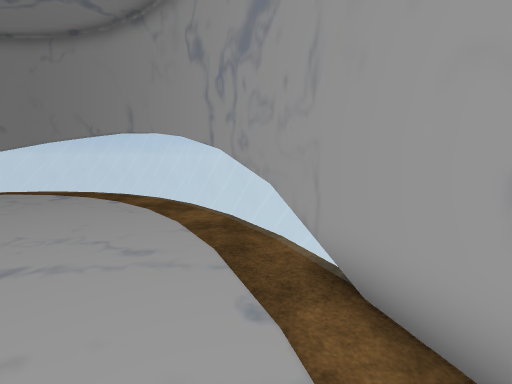
[1] (above)

16 first-person views from a walk through a scene from a Unity 3-D project. The camera is 1.5 m above the floor, tilts 8° down and sees 90° across. The floor is counted in squares, 1 m on a side. Each view is taken from the middle of a square. On the plan, view 1 faces up. The plan holds only what a view shows up to about 13 squares ahead; the rest is blank. Some surface patterns are stand-ins.

[2]
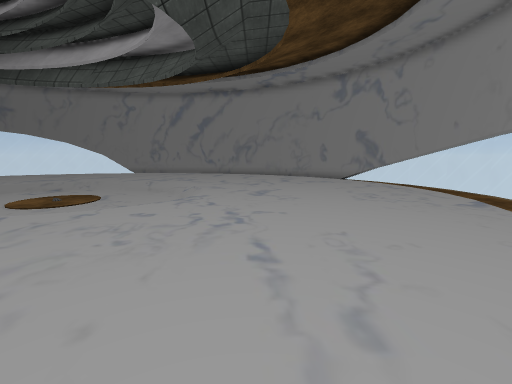

[3]
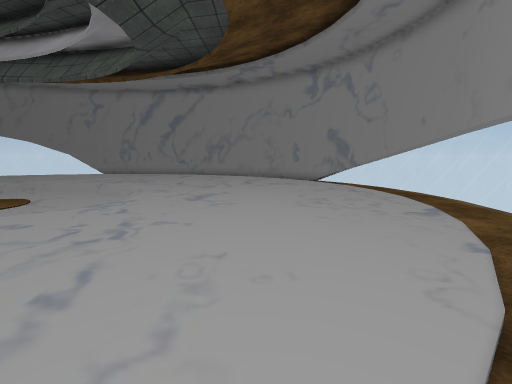

[4]
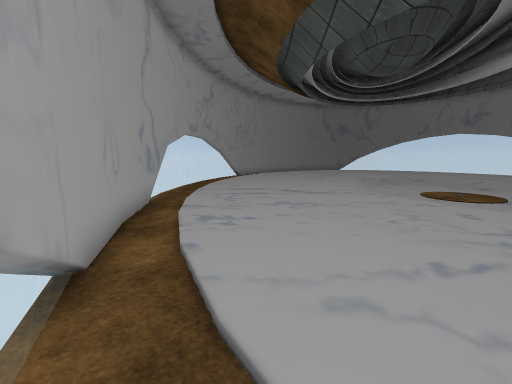

[5]
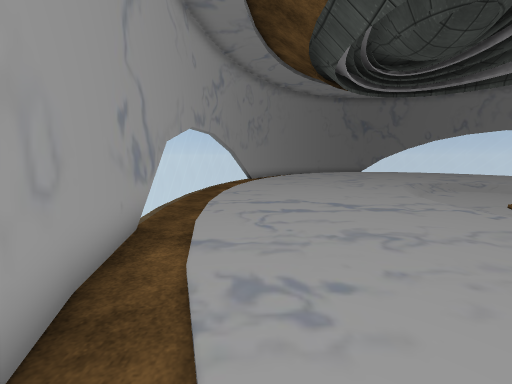

[6]
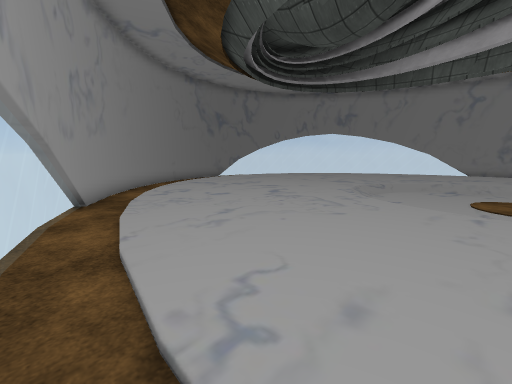

[7]
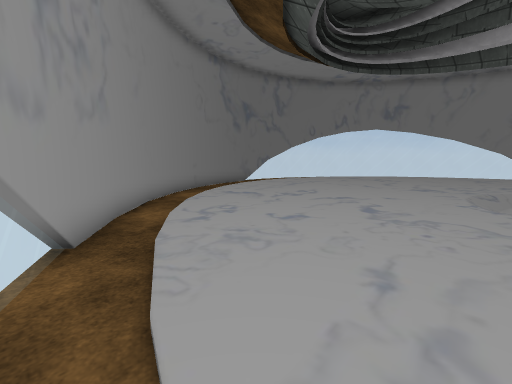

[8]
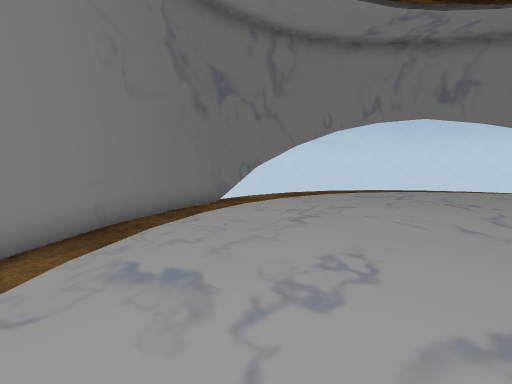

[9]
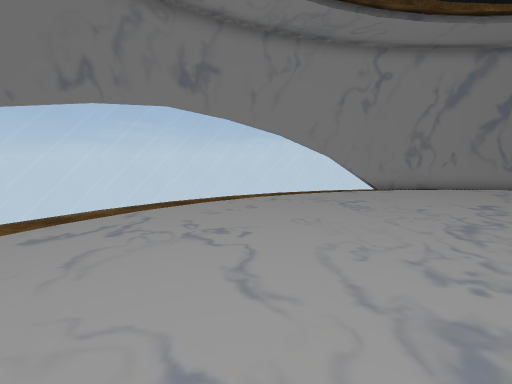

[10]
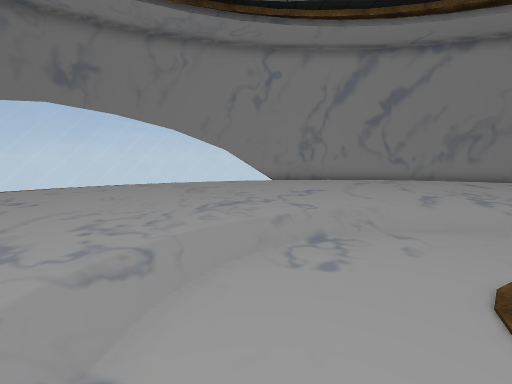

[11]
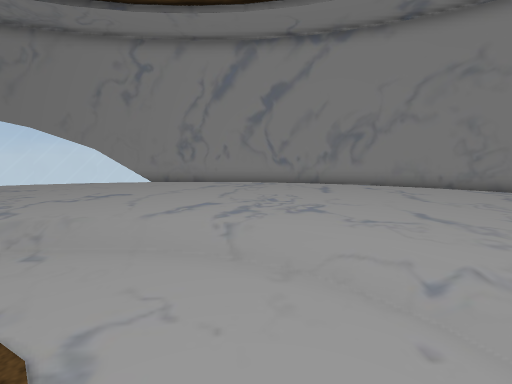

[12]
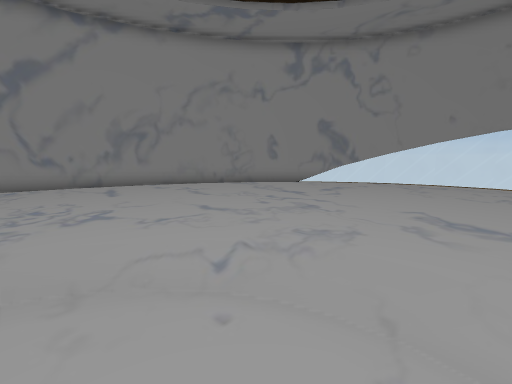

[13]
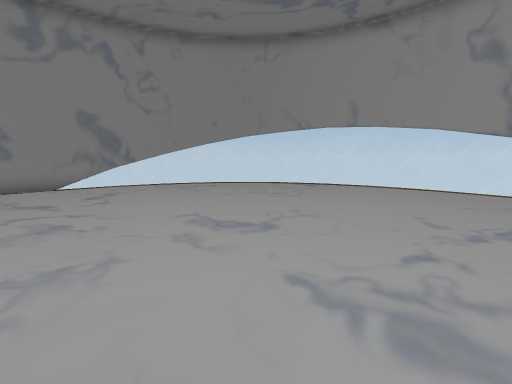

[14]
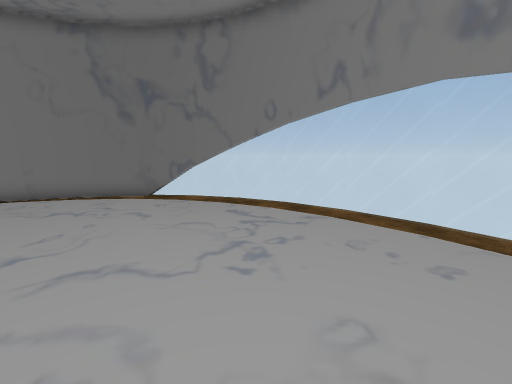

[15]
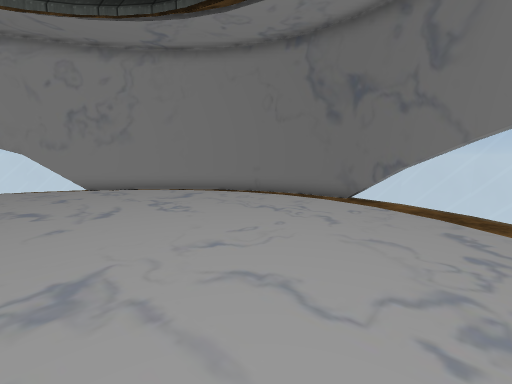

[16]
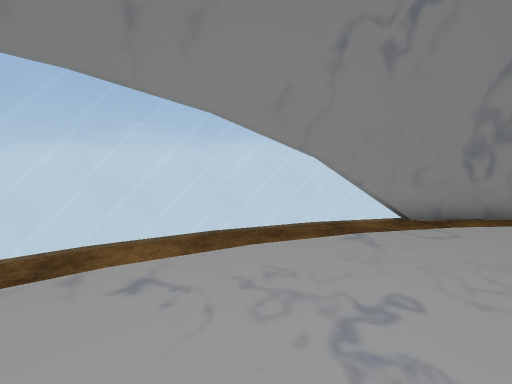

### Floor plan
Key: @ floor where view 1 was taken; # wall or solid block; . main floor; - floor 0.25 m lower than the main floor; / step, stairs or slope; = window, fence, low wall or low ledge.
Columns run from 22 left of view 1 to 3 right of it. Each row starts with its distance up from view 1.
 12           #====#
 11         ##=----===#
 10        ##--////---=#
  9      ##  /......//-==
  8     ##-/........../-==
  7     #-/............/-=#
  6    #-/............../-#
  5   ##/................/##
  4   #-/................/-#
  3   #/................../##
  2  # /................../-=
  1  # ....................-#
  0  #/......../--/.......@/#
 -1  #/......./---  ......./=#
 -2 # /....../----- /....../-=
 -3 # ......./----- /.......-#
 -4 # ......./------ .......-=
 -5 #-......./------ .......-=
 -6 #-......./------/.......-=
 -7 =-/....../------/....../-=
 -8 ##/......./----/......./=#
 -9  #/......../--/......../=
-10  =-....................-=
-11  =-/................../-=
-12  #=/................../=#
-13   =-/................/-#
-14   ==/................/##
-15   #=-/............../-#
-16    #=-/............/-##
-17     ==-/........../-##
-18      ==-//......//-##
-19       #=---////--###
-20        #===#--####
-21            ###

Positions as (right, up) in squares from view 1, and headings:
1: (0, 0), facing up
2: (0, 3), facing left
3: (-1, 5), facing left
4: (-1, 6), facing down
5: (0, 3), facing down
6: (2, -5), facing down-left
7: (1, -9), facing down-left
8: (-4, -13), facing down-left
9: (-9, -13), facing left
10: (-8, -8), facing left
11: (-9, -2), facing left
12: (-9, -2), facing up-left
13: (-9, -1), facing up
14: (-14, -10), facing down
15: (-14, -11), facing down-right
16: (-15, -11), facing left
